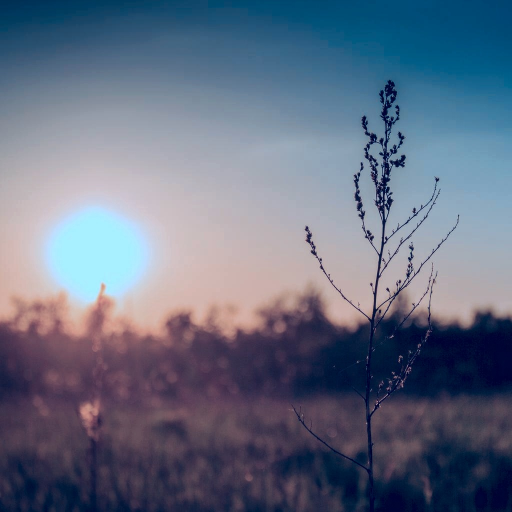
#> input picture images/result.jpg, 1024 x 1024 px (shown at 1/2 size)
$ python color_transfer.py -s images/result.jpg -t images/result.jpg
#> lines starting #> are read from the running program, lines starting #| are printed output that depends on the picture
#> further down, source is the input picture: shape (1024, 1024, 3); mean B, G, R 130.1, 109.6, 99.6
import cv2
import numpy as np
import argparse
from os.path import basename


def color_transfer(source, target):
    try:
        source = cv2.cvtColor(source, cv2.COLOR_BGR2LAB).astype(np.float32)
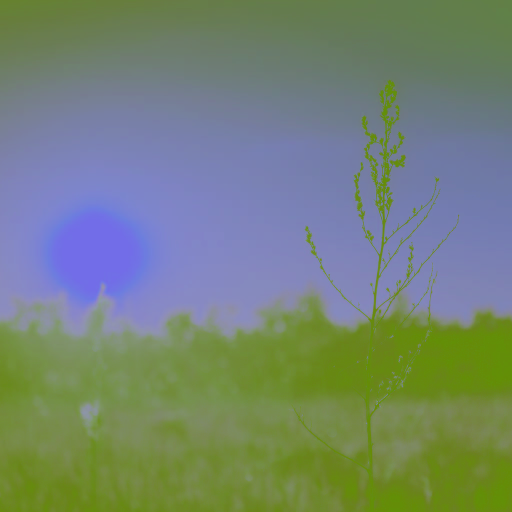
#> source: shape (1024, 1024, 3) float32 (shown at 1/2 size); mean of channels 0, 1, 2 116.1, 131.3, 115.5; drawn as B, G, R
        target = cv2.cvtColor(target, cv2.COLOR_BGR2LAB).astype(np.float32)
        srcMean, srcStd = cv2.meanStdDev(source)
#> srcMean = [116.2, 131.5, 115.5]; srcStd = [61.34, 7.7, 10.16]
        targetMean, targetStd = cv2.meanStdDev(target)
#> targetMean = [116.2, 131.5, 115.5]; targetStd = [61.34, 7.7, 10.16]
        res = []
        for i, channel in enumerate(cv2.split(target)):
            channel -= targetMean[i]
            channel *= srcStd[i] / targetStd[i]
            channel += srcMean[i]
            res.append(np.clip(channel, 0, 255).astype("uint8"))
#> this loop made 3 passes
#> pass 1, in color_transfer, `channel -= targetMean[i]`:
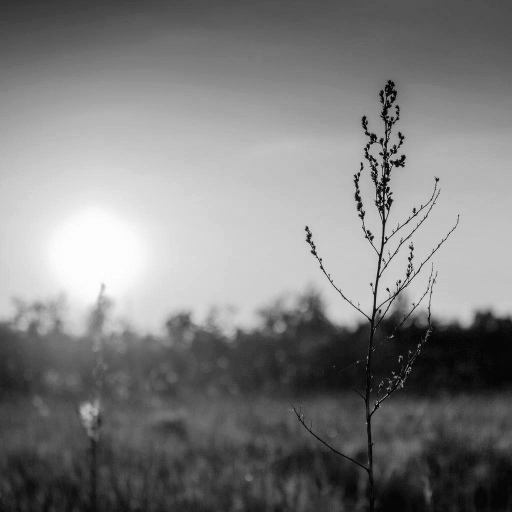
#> channel: shape (1024, 1024) float32 (shown at 1/2 size); min -115.2, max 116.8, mean 0; drawn with min black and max white
#> pass 1, in color_transfer, `channel += srcMean[i]`:
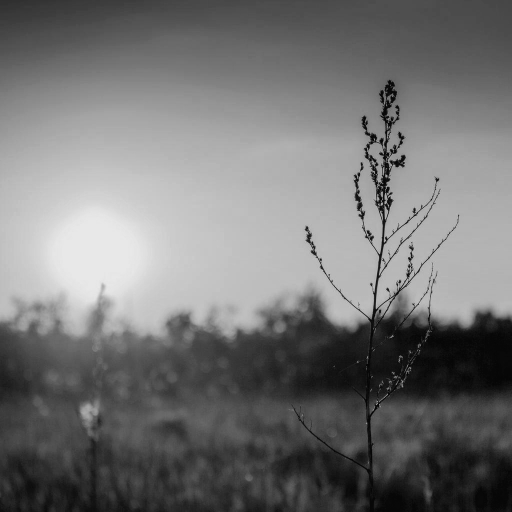
#> channel: shape (1024, 1024) float32 (shown at 1/2 size); min 1, max 233, mean 116.2
#> pass 2, in color_transfer, `channel -= targetMean[i]`:
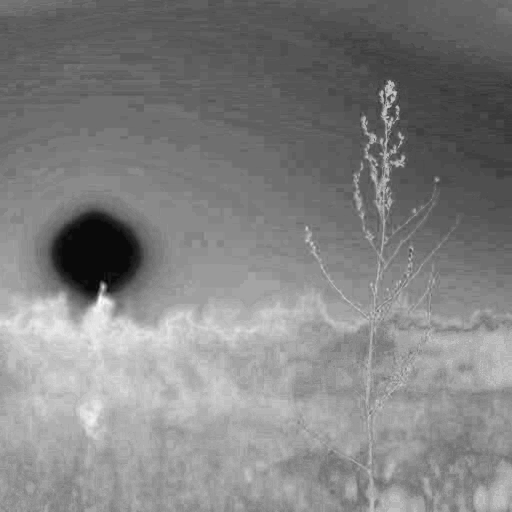
#> channel: shape (1024, 1024) float32 (shown at 1/2 size); min -24.47, max 23.53, mean 0; drawn with min black and max white
#> pass 2, in color_transfer, `channel += srcMean[i]`:
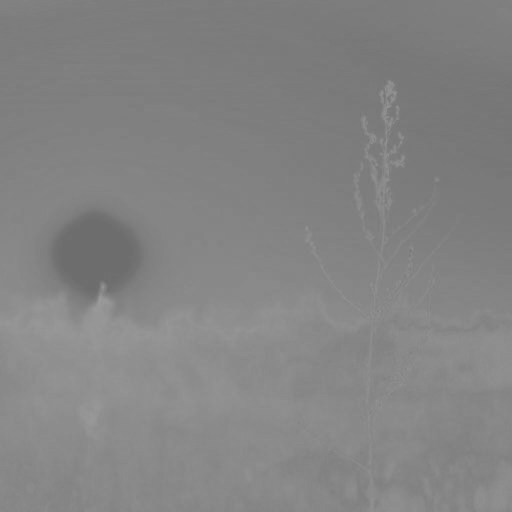
#> channel: shape (1024, 1024) float32 (shown at 1/2 size); min 107, max 155, mean 131.5
#> after the loop, res = 3 items
        result = cv2.merge(res)
        return cv2.cvtColor(result, cv2.COLOR_LAB2BGR)
    except Exception as e:
        print("Error: " + str(e))
        return None


if __name__ == "__main__":
    parser = argparse.ArgumentParser()
    parser.add_argument(
        "--source",
        "-s",
        required=True,
        help="Path of image from whose color texture is being used",
    )
    parser.add_argument(
        "--target",
        "-t",
        required=True,
        help="Path of image on color texture is being applied",
    )
    parser.add_argument("--result", "-r", help="Path of result image")
    parser.add_argument(
        "--visualize", "-v", help="Visualize the result", action="store_true"
    )
    args = vars(parser.parse_args())

    source = cv2.imread(args["source"])
    target = cv2.imread(args["target"])
    result = color_transfer(source, target)

    if args["result"]:
        cv2.imwrite(args["result"], result)
        print("Result saved at: " + args["result"])
    else:
        cv2.imwrite(
            basename(args["source"]).split(".")[0]
            + "_"
            + basename(args["target"]).split(".")[0]
            + ".jpg",
            result,
        )
        print(
            "Result saved at: "
            + basename(args["source"]).split(".")[0]
            + "_"
            + basename(args["target"]).split(".")[0]
            + ".jpg"
        )

    if args["visualize"]:
        source = cv2.resize(source, (300, 300))
        target = cv2.resize(target, (300, 300))
        result = cv2.resize(result, (300, 300))
        cv2.putText(
            source, "Source", (10, 30), cv2.FONT_HERSHEY_SIMPLEX, 1, (0, 0, 255), 2
        )
        cv2.putText(
            target, "Target", (10, 30), cv2.FONT_HERSHEY_SIMPLEX, 1, (0, 0, 255), 2
        )
        cv2.putText(
            result, "Result", (10, 30), cv2.FONT_HERSHEY_SIMPLEX, 1, (0, 0, 255), 2
        )
        np.hstack([source, target, result])
        cv2.imshow("Press 'q' to exit", np.hstack([source, target, result]))
        cv2.waitKey(0)
        cv2.destroyAllWindows()
